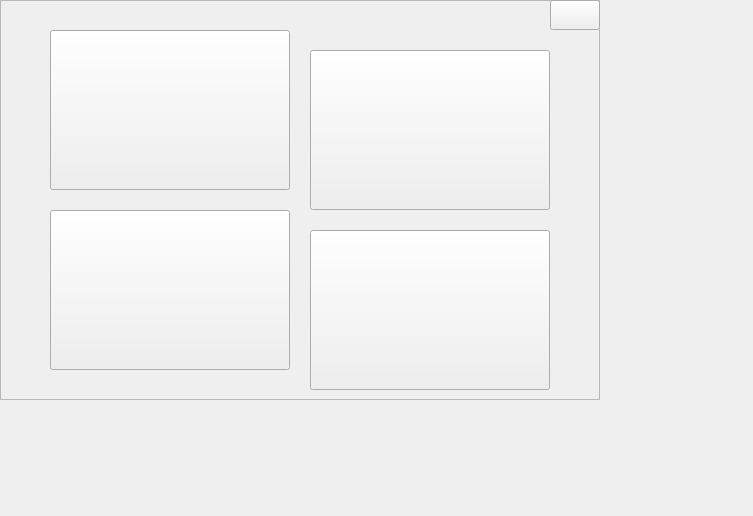
<?xml version="1.0" encoding="UTF-8"?>
<ui version="4.0">
 <class>SysMainMenu</class>
 <widget class="QWidget" name="SysMainMenu">
  <property name="geometry">
   <rect>
    <x>0</x>
    <y>0</y>
    <width>753</width>
    <height>516</height>
   </rect>
  </property>
  <property name="minimumSize">
   <size>
    <width>600</width>
    <height>0</height>
   </size>
  </property>
  <property name="windowTitle">
   <string>SysMainMenu</string>
  </property>
  <widget class="QFrame" name="frame">
   <property name="geometry">
    <rect>
     <x>0</x>
     <y>0</y>
     <width>600</width>
     <height>400</height>
    </rect>
   </property>
   <property name="minimumSize">
    <size>
     <width>600</width>
     <height>400</height>
    </size>
   </property>
   <property name="maximumSize">
    <size>
     <width>600</width>
     <height>400</height>
    </size>
   </property>
   <property name="frameShape">
    <enum>QFrame::StyledPanel</enum>
   </property>
   <property name="frameShadow">
    <enum>QFrame::Raised</enum>
   </property>
   <widget class="QPushButton" name="closeBtn">
    <property name="geometry">
     <rect>
      <x>550</x>
      <y>0</y>
      <width>50</width>
      <height>30</height>
     </rect>
    </property>
    <property name="minimumSize">
     <size>
      <width>50</width>
      <height>30</height>
     </size>
    </property>
    <property name="maximumSize">
     <size>
      <width>40</width>
      <height>30</height>
     </size>
    </property>
    <property name="styleSheet">
     <string notr="true">border-image: url(:/StudentScoreManageSys/img/closeButton.png);</string>
    </property>
    <property name="text">
     <string/>
    </property>
   </widget>
   <widget class="QPushButton" name="ScoreINBtn">
    <property name="geometry">
     <rect>
      <x>50</x>
      <y>30</y>
      <width>240</width>
      <height>160</height>
     </rect>
    </property>
    <property name="minimumSize">
     <size>
      <width>240</width>
      <height>160</height>
     </size>
    </property>
    <property name="maximumSize">
     <size>
      <width>240</width>
      <height>160</height>
     </size>
    </property>
    <property name="styleSheet">
     <string notr="true">border-image: url(:/StudentScoreManageSys/img/ScoreInMenu.png);</string>
    </property>
    <property name="text">
     <string/>
    </property>
   </widget>
   <widget class="QPushButton" name="ResetScoreBtn">
    <property name="geometry">
     <rect>
      <x>310</x>
      <y>50</y>
      <width>240</width>
      <height>160</height>
     </rect>
    </property>
    <property name="minimumSize">
     <size>
      <width>240</width>
      <height>160</height>
     </size>
    </property>
    <property name="maximumSize">
     <size>
      <width>240</width>
      <height>160</height>
     </size>
    </property>
    <property name="styleSheet">
     <string notr="true">border-image: url(:/StudentScoreManageSys/img/ResetMenu.png);</string>
    </property>
    <property name="text">
     <string/>
    </property>
   </widget>
   <widget class="QPushButton" name="ShowScoreBtn">
    <property name="geometry">
     <rect>
      <x>50</x>
      <y>210</y>
      <width>240</width>
      <height>160</height>
     </rect>
    </property>
    <property name="minimumSize">
     <size>
      <width>240</width>
      <height>160</height>
     </size>
    </property>
    <property name="maximumSize">
     <size>
      <width>240</width>
      <height>160</height>
     </size>
    </property>
    <property name="styleSheet">
     <string notr="true">border-image: url(:/StudentScoreManageSys/img/ShowScoreMenu.png);</string>
    </property>
    <property name="text">
     <string/>
    </property>
   </widget>
   <widget class="QPushButton" name="DeleteScoreBtn">
    <property name="geometry">
     <rect>
      <x>310</x>
      <y>230</y>
      <width>240</width>
      <height>160</height>
     </rect>
    </property>
    <property name="minimumSize">
     <size>
      <width>240</width>
      <height>160</height>
     </size>
    </property>
    <property name="maximumSize">
     <size>
      <width>240</width>
      <height>160</height>
     </size>
    </property>
    <property name="styleSheet">
     <string notr="true">border-image: url(:/StudentScoreManageSys/img/DeleteScoreMenu.png);</string>
    </property>
    <property name="text">
     <string/>
    </property>
   </widget>
  </widget>
 </widget>
 <layoutdefault spacing="6" margin="11"/>
 <resources>
  <include location="StudentScoreManageSys.qrc"/>
 </resources>
 <connections>
  <connection>
   <sender>closeBtn</sender>
   <signal>clicked()</signal>
   <receiver>SysMainMenu</receiver>
   <slot>close()</slot>
   <hints>
    <hint type="sourcelabel">
     <x>579</x>
     <y>14</y>
    </hint>
    <hint type="destinationlabel">
     <x>376</x>
     <y>257</y>
    </hint>
   </hints>
  </connection>
 </connections>
</ui>
